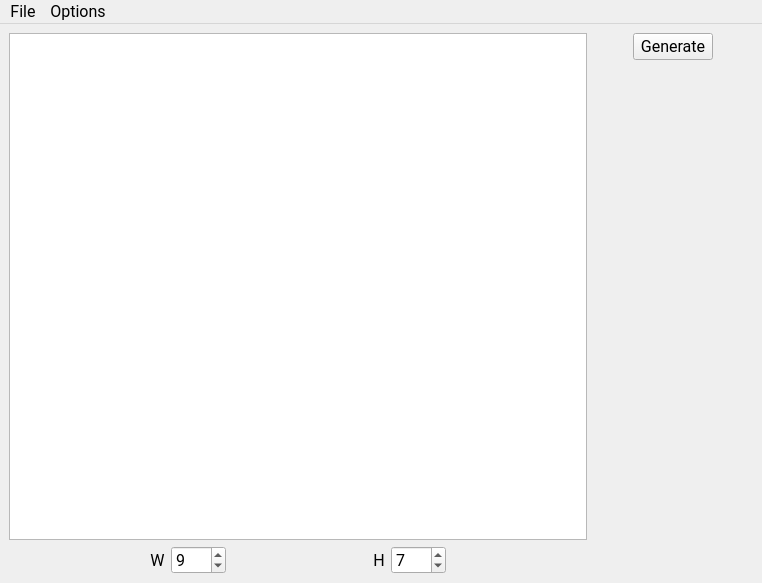
<?xml version="1.0" encoding="UTF-8"?>
<ui version="4.0">
 <class>MainWindow</class>
 <widget class="QMainWindow" name="MainWindow">
  <property name="geometry">
   <rect>
    <x>0</x>
    <y>0</y>
    <width>762</width>
    <height>583</height>
   </rect>
  </property>
  <property name="font">
   <font>
    <family>Roboto</family>
    <pointsize>12</pointsize>
   </font>
  </property>
  <property name="windowTitle">
   <string>MainWindow</string>
  </property>
  <widget class="QWidget" name="centralwidget">
   <layout class="QGridLayout" name="gridLayout">
    <item row="0" column="0">
     <layout class="QVBoxLayout" name="verticalLayout">
      <item>
       <widget class="ViewWithSquares" name="graphicsView"/>
      </item>
      <item>
       <layout class="QHBoxLayout" name="horizontalLayout_3">
        <item>
         <spacer name="horizontalSpacer">
          <property name="orientation">
           <enum>Qt::Horizontal</enum>
          </property>
          <property name="sizeHint" stdset="0">
           <size>
            <width>40</width>
            <height>20</height>
           </size>
          </property>
         </spacer>
        </item>
        <item>
         <layout class="QHBoxLayout" name="horizontalLayout">
          <item>
           <widget class="QLabel" name="label">
            <property name="text">
             <string>W</string>
            </property>
            <property name="alignment">
             <set>Qt::AlignCenter</set>
            </property>
            <property name="buddy">
             <cstring>spinBoxW</cstring>
            </property>
           </widget>
          </item>
          <item>
           <widget class="QSpinBox" name="spinBoxW">
            <property name="minimum">
             <number>4</number>
            </property>
            <property name="maximum">
             <number>999</number>
            </property>
            <property name="value">
             <number>9</number>
            </property>
           </widget>
          </item>
         </layout>
        </item>
        <item>
         <spacer name="horizontalSpacer_2">
          <property name="orientation">
           <enum>Qt::Horizontal</enum>
          </property>
          <property name="sizeHint" stdset="0">
           <size>
            <width>40</width>
            <height>20</height>
           </size>
          </property>
         </spacer>
        </item>
        <item>
         <layout class="QHBoxLayout" name="horizontalLayout_2">
          <item>
           <widget class="QLabel" name="label_2">
            <property name="text">
             <string>H</string>
            </property>
            <property name="alignment">
             <set>Qt::AlignCenter</set>
            </property>
            <property name="buddy">
             <cstring>spinBoxH</cstring>
            </property>
           </widget>
          </item>
          <item>
           <widget class="QSpinBox" name="spinBoxH">
            <property name="minimum">
             <number>4</number>
            </property>
            <property name="maximum">
             <number>999</number>
            </property>
            <property name="value">
             <number>7</number>
            </property>
           </widget>
          </item>
         </layout>
        </item>
        <item>
         <spacer name="horizontalSpacer_3">
          <property name="orientation">
           <enum>Qt::Horizontal</enum>
          </property>
          <property name="sizeHint" stdset="0">
           <size>
            <width>40</width>
            <height>20</height>
           </size>
          </property>
         </spacer>
        </item>
       </layout>
      </item>
     </layout>
    </item>
    <item row="0" column="1">
     <layout class="QVBoxLayout" name="verticalLayout_2">
      <item>
       <layout class="QHBoxLayout" name="horizontalLayout_4">
        <item>
         <spacer name="horizontalSpacer_4">
          <property name="orientation">
           <enum>Qt::Horizontal</enum>
          </property>
          <property name="sizeType">
           <enum>QSizePolicy::Maximum</enum>
          </property>
          <property name="sizeHint" stdset="0">
           <size>
            <width>40</width>
            <height>20</height>
           </size>
          </property>
         </spacer>
        </item>
        <item>
         <widget class="QPushButton" name="pushBtnGenerate">
          <property name="text">
           <string>Generate</string>
          </property>
          <property name="shortcut">
           <string>Alt+G</string>
          </property>
         </widget>
        </item>
        <item>
         <spacer name="horizontalSpacer_5">
          <property name="orientation">
           <enum>Qt::Horizontal</enum>
          </property>
          <property name="sizeType">
           <enum>QSizePolicy::Maximum</enum>
          </property>
          <property name="sizeHint" stdset="0">
           <size>
            <width>40</width>
            <height>20</height>
           </size>
          </property>
         </spacer>
        </item>
       </layout>
      </item>
      <item>
       <spacer name="verticalSpacer">
        <property name="orientation">
         <enum>Qt::Vertical</enum>
        </property>
        <property name="sizeHint" stdset="0">
         <size>
          <width>20</width>
          <height>40</height>
         </size>
        </property>
       </spacer>
      </item>
     </layout>
    </item>
   </layout>
  </widget>
  <widget class="QMenuBar" name="menuBar">
   <property name="geometry">
    <rect>
     <x>0</x>
     <y>0</y>
     <width>762</width>
     <height>24</height>
    </rect>
   </property>
   <widget class="QMenu" name="menuFile">
    <property name="title">
     <string>File</string>
    </property>
    <addaction name="actionExit"/>
   </widget>
   <widget class="QMenu" name="menuOptions">
    <property name="title">
     <string>Options</string>
    </property>
    <addaction name="actionAutoFindPath"/>
   </widget>
   <addaction name="menuFile"/>
   <addaction name="menuOptions"/>
  </widget>
  <action name="actionExit">
   <property name="icon">
    <iconset resource="res.qrc">
     <normaloff>:/logo/res/exit.png</normaloff>:/logo/res/exit.png</iconset>
   </property>
   <property name="text">
    <string>Exit</string>
   </property>
   <property name="iconText">
    <string>Exit</string>
   </property>
  </action>
  <action name="actionAutoFindPath">
   <property name="checkable">
    <bool>true</bool>
   </property>
   <property name="checked">
    <bool>true</bool>
   </property>
   <property name="text">
    <string>Auto find path</string>
   </property>
  </action>
 </widget>
 <customwidgets>
  <customwidget>
   <class>ViewWithSquares</class>
   <extends>QGraphicsView</extends>
   <header>viewwithsquares.h</header>
  </customwidget>
 </customwidgets>
 <resources>
  <include location="res.qrc"/>
 </resources>
 <connections/>
</ui>
